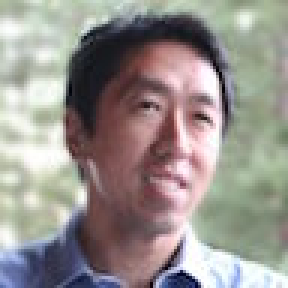
#> input picture Hello/facenet/images/andrew.jpg, 96 x 96 px, given in place of the camera (shown 3 times larger)
$ python p03_face_generat.py
#> lines starting #> are read from the running program, lines starting #| are printed output that depends on the picture
import cv2
import os


def generate(localpath="data/at/", name="mc"):
#> called with localpath = 'data/at/', name = 'mc'
    os.makedirs(localpath + name, exist_ok=True)
    face_cascade = cv2.CascadeClassifier("./cascades/haarcascade_frontalface_default.xml")
    eye_cascade = cv2.CascadeClassifier("./cascades/haarcascade_eye.xml")
    camera = cv2.VideoCapture(0)
    count = 0
    while(True):
        ret, frame = camera.read()
#> frame is the input picture: shape (96, 96, 3); mean B, G, R 141.6, 145.6, 151.4
        gray = cv2.cvtColor(frame, cv2.COLOR_BGR2GRAY)
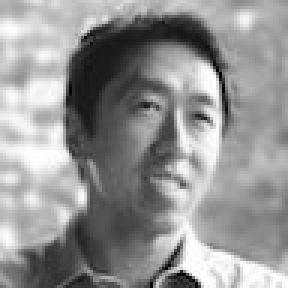
#> gray: shape (96, 96) (shown 3 times larger); min 1, max 255, mean 146.9
        faces = face_cascade.detectMultiScale(gray, 1.3, 5)
#> faces = [[30, 15, 57, 57]]

        for (x, y, w, h) in faces:
            img = cv2.rectangle(frame, (x, y), (x+w, y+h), (255, 0, 0), 2)

            f = cv2.resize(gray[y:y+h, x:x+w], (200, 200))
            cv2.imwrite(localpath + name + "/%s.pgm" % str(count), f)
            count += 1
#> this loop made 1 pass
#> (x, y, w, h, count) on pass 1: (30, 15, 57, 57, 1)
#> pass 1, in generate, `img = cv2.rectangle(frame, (x, y), (x+w, y+h), (255, 0, 0), 2)`:
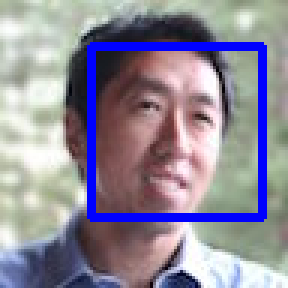
#> img: shape (96, 96, 3) (shown 3 times larger); mean B, G, R 153, 137.6, 143
#> pass 1, in generate, `f = cv2.resize(gray[y:y+h, x:x+w], (200, 200))`:
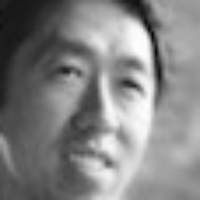
#> f: shape (200, 200); min 6, max 254, mean 130.8
#> after the loop, count = 1

        cv2.imshow("camera", frame)
        if cv2.waitKey(int(1000)) & 0xff == ord('q'):
#> (key q is pressed here)
            break
    camera.release()
    cv2.destroyAllWindows()

    camera.release()
    cv2.destroyAllWindows()


if __name__ == "__main__":
    generate()
